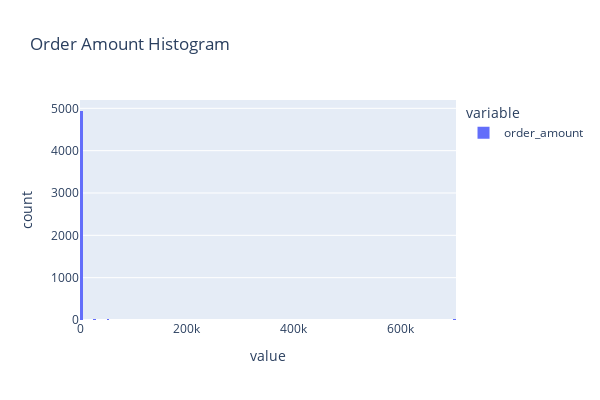

Notebook code for this chart:
### Markdown cell above
Assuming zero-knowledge of the data view, let's graph the `order_amount` distribution.

### Code cell
px.histogram(data.order_amount,title="Order Amount Histogram")

### Figure 1 — Plotly figure (JSON) as saved in the notebook; plotly's stock layout.template omitted (floating-point values rounded to 4 significant figures; data arrays with more than 128 entries replaced by an {"elided": "..."} marker saying what was removed)
{"data": [{"alignmentgroup": "True", "bingroup": "x", "hovertemplate": "variable=order_amount<br>value=%{x}<br>count=%{y}<extra></extra>", "legendgroup": "order_amount", "marker": {"color": "#636efa", "pattern": {"shape": ""}}, "name": "order_amount", "offsetgroup": "order_amount", "orientation": "v", "showlegend": true, "type": "histogram", "x": {"elided": "5000 int values"}, "xaxis": "x", "yaxis": "y"}], "layout": {"barmode": "relative", "height": 400, "legend": {"title": {"text": "variable"}, "tracegroupgap": 0}, "title": {"text": "Order Amount Histogram"}, "width": 600, "xaxis": {"anchor": "y", "domain": [0, 1], "title": {"text": "value"}}, "yaxis": {"anchor": "x", "domain": [0, 1], "title": {"text": "count"}}}}
